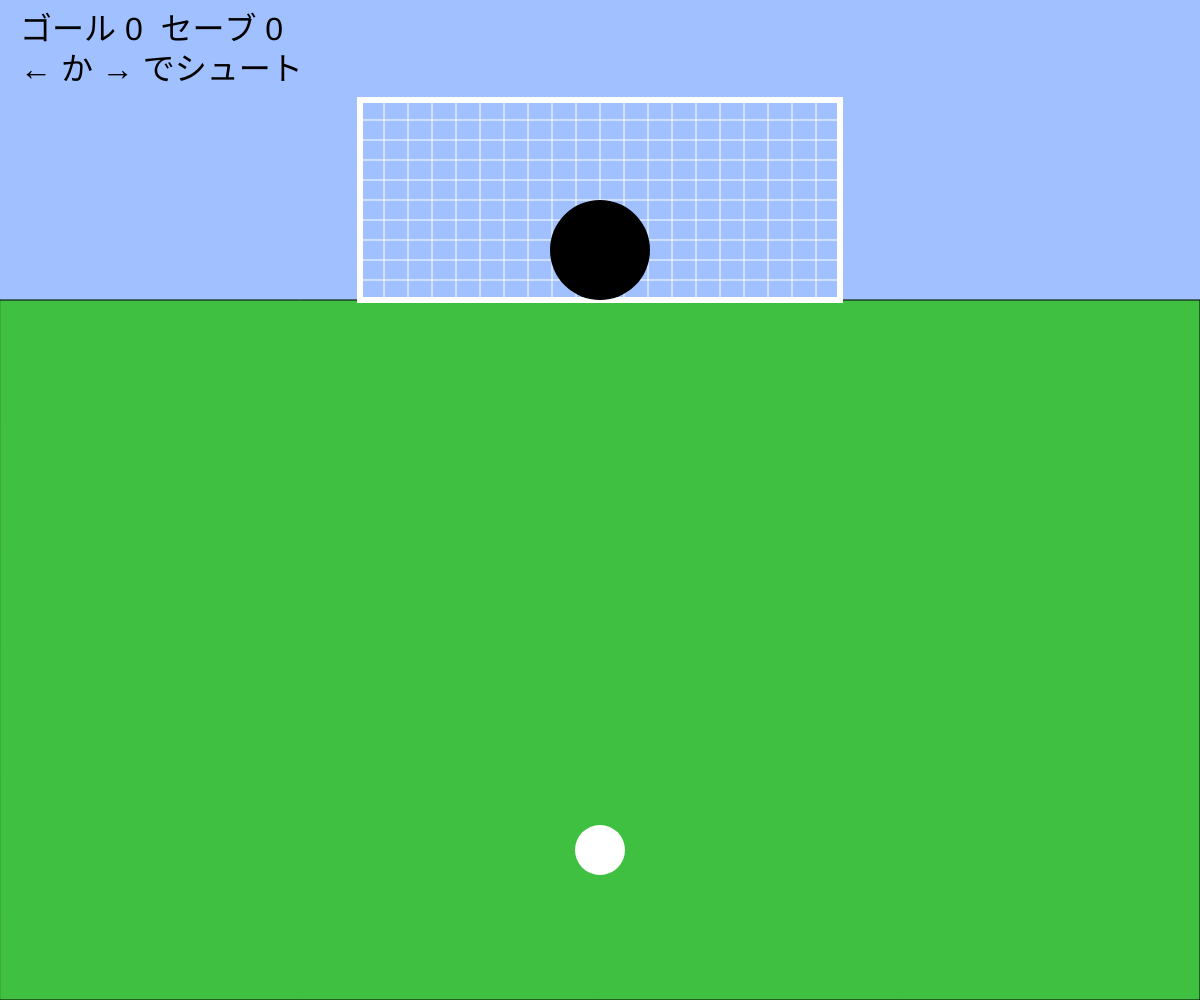
Frame 1 (no input)
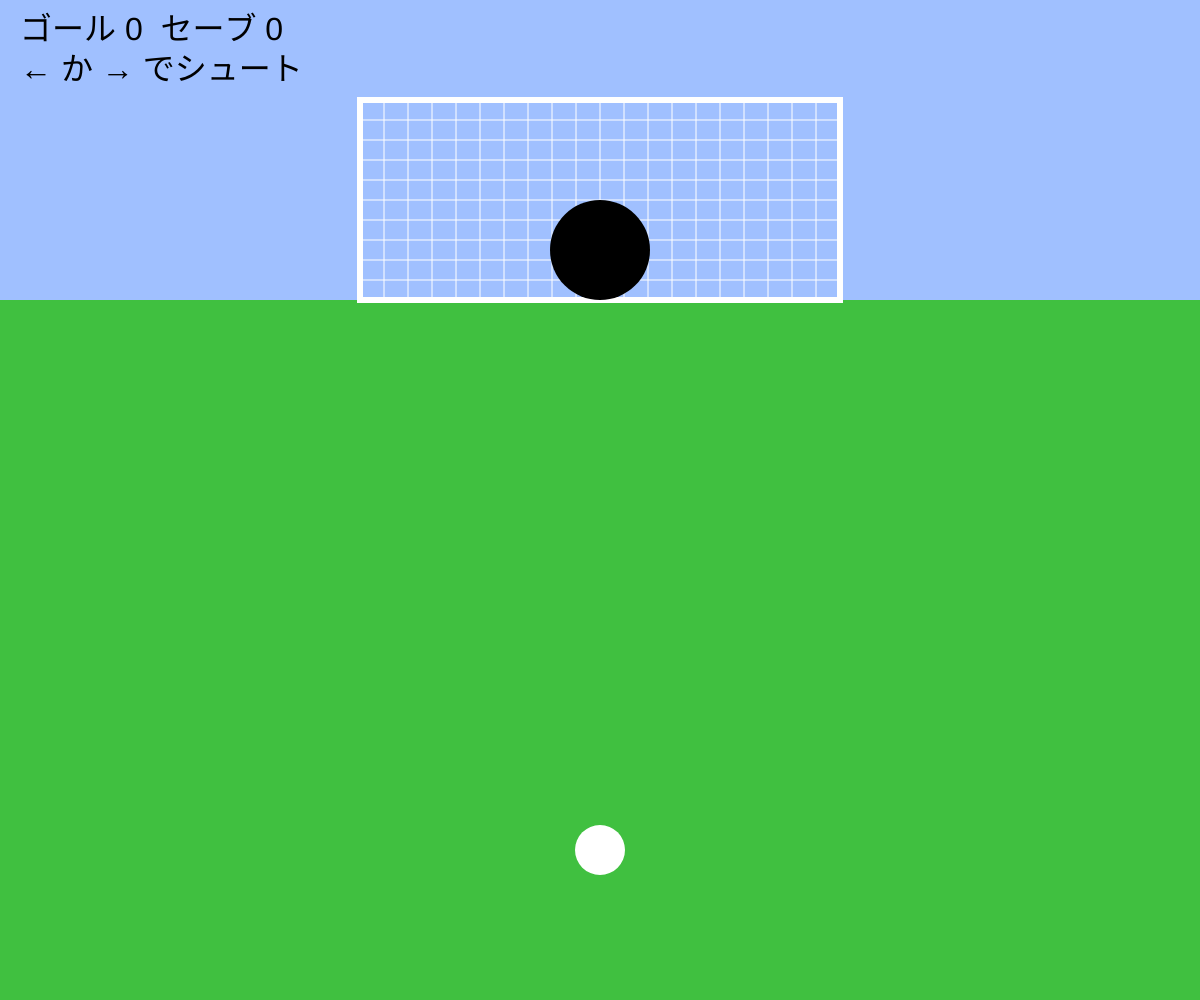
Frame 60 (no input)
Frame 120 (the mouse pressed at the canvas centre since frame 60): identical to frame 60, image omitted

The p5.js sketch that drew these frames (run headless with seeded random() and noise() and a simulated clock; from frame 60 on, the mouse is pressed at the canvas centre):

// p5.js sketch
// ── sketch.js
// 最終課題を制作しよう


let x, y;     // ボールの位置
let vx, vy;   // ボールの速度
let kx, kvx;  // キーパーの位置と速度
let goal = 0; // 決めた数
let save = 0; // 止められた数
let message = "← か → でシュート";

function setup(){
  createCanvas(windowWidth, windowHeight);
  x = width / 2;
  y = height * 0.85;
  vx = 0;
  vy = 0;
  kx = width / 2;
  kvx = 0;
}

function windowResized(){
  resizeCanvas(windowWidth, windowHeight);
}

function draw(){
  background(160, 192, 255);
  const size = height * 0.1; // キャラクターのサイズ

  // 地面を描く
  const groundY = height * 0.3;
  fill(64, 192, 64);
  rect(0, groundY, width, height - groundY);

  // ネットを描く
  stroke(255);
  strokeWeight(1);
  for(let i = 0; i <= 20; i++){
    let nx = width * 0.3 + width * 0.4 * i / 20;
    line(nx, height * 0.1, nx, groundY); // たての線
  }
  for(let i = 0; i <= 10; i++){
    let ny = height * 0.1 + (groundY - height * 0.1) * i / 10;
    line(width * 0.3, ny, width * 0.7, ny); // よこの線
  }

  // ゴールを描く
  noFill();
  stroke(255);
  strokeWeight(6);
  rect(width * 0.3, height * 0.1, width * 0.4, groundY - height * 0.1);
  noStroke();

  // シュート（止まっているときだけ）
  if(vx == 0){
    if(keyIsDown(LEFT_ARROW)){
      vx = -5;
      vy = -15;
      kvx = random([-5, 5]); // キーパーは左右ランダム
    }
    if(keyIsDown(RIGHT_ARROW)){
      vx = 5;
      vy = -15;
      kvx = random([-5, 5]); // キーパーは左右ランダム
    }
  }

  // 速くなりすぎないように制限
  vx = constrain(vx, -20, 20);
  vy = constrain(vy, -50, 50);

  // 位置を更新
  x += vx;
  y += vy;
  kx += kvx;

  // ゴールに着いたら判定
  if(y <= height * 0.2){
    if((vx < 0) == (kvx < 0)){
      save++;
      message = "止められた…";
    } else {
      goal++;
      message = "ゴール！";
    }
    // 元の位置に戻す
    x = width / 2;
    y = height * 0.85;
    vx = 0;
    vy = 0;
    kx = width / 2;
    kvx = 0;
  }

  // キーパーを描く
  fill(0);
  ellipse(kx, groundY - size / 2, size, size);

  // ボールを描く
  fill(255);
  ellipse(x, y, size / 2, size / 2);

  // 点数を表示
  fill(0);
  textSize(32);
  text("ゴール " + goal + "  セーブ " + save, 20, 40);
  text(message, 20, 80);

  // 5本で終わり
  if(goal + save >= 5){
    text("おわり", width / 2, height / 2);
    noLoop();
  }
}
